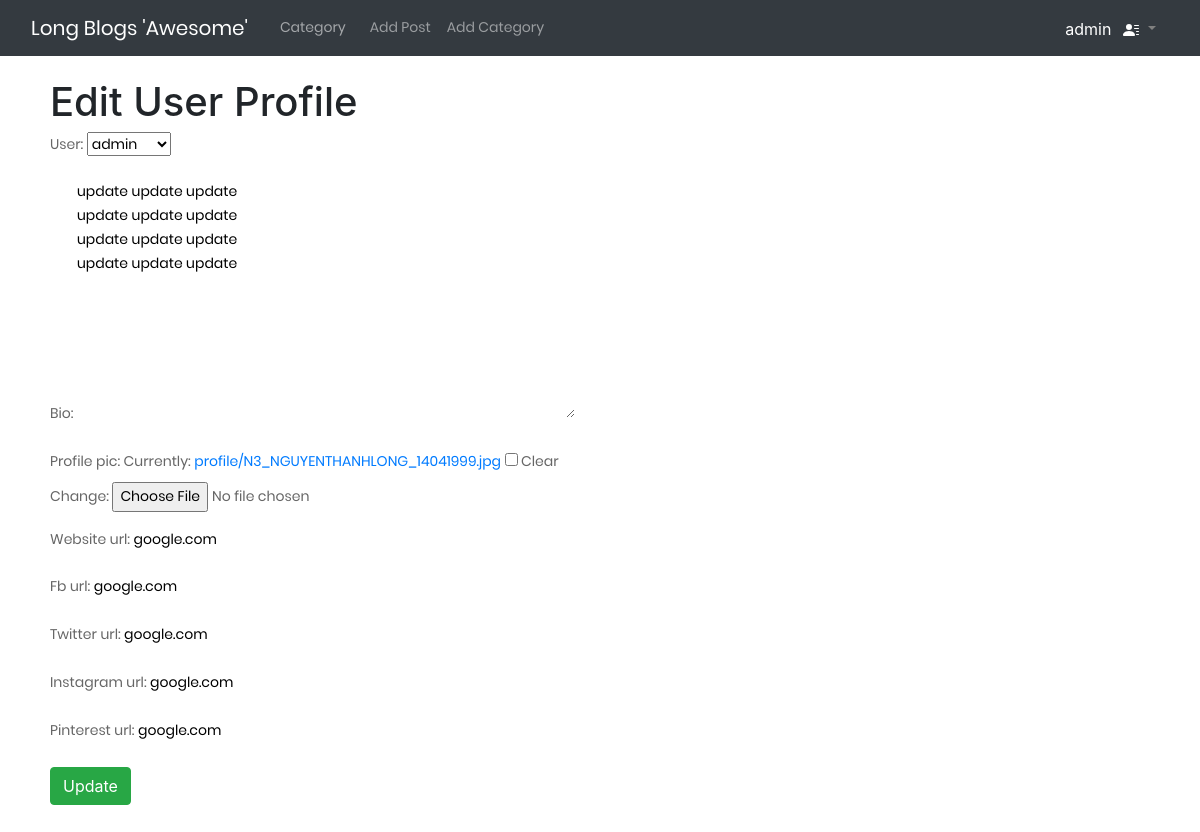
The page /members/2/edit_profile_page/profile/ (signed in) on the database its author committed.
### theblog/models.py (models this page shows, shortened)
class Profile(models.Model):
    user = OneToOneField(User, on_delete=models.CASCADE)
    bio = models.TextField(default='bio of user')
    profile_pic = models.ImageField(null=True, blank=True, upload_to="profile/")
    website_url = models.CharField(max_length=255, null=True, blank=True)
    fb_url = models.CharField(max_length=255, null=True, blank=True)
    twitter_url = models.CharField(max_length=255, null=True, blank=True)
    instagram_url = models.CharField(max_length=255, null=True, blank=True)
    pinterest_url = models.CharField(max_length=255, null=True, blank=True)

### members/views.py (the view)
# urls.py: path('<int:pk>/edit_profile_page/profile/', views.EditProfilePageView.as_view(), name='edit_profile_page'),
class EditProfilePageView(UpdateView):
    model = Profile
    template_name = 'registration/edit_user_profile.html'
    fields = '__all__'
    success_url = reverse_lazy('home')
    def get_object(self):
        return self.request.user.profile

### members/templates/registration/edit_user_profile.html (shortened to what this page needs)
{% extends 'theblog/base.html' %}
{% load static %}
{% block content %}
    <h1>Edit User Profile</h1>
    {% if profile %}
        <div class="form-group">
            <form action="" method="POST">
                {{ form.as_p}}
                <button class="btn btn-success">Update</button>
            </form>
        </div>
    {% endif %}
    <br><br/>
{% endblock content %}

### theblog/templates/theblog/base.html (shortened to what this page needs)
<!doctype html>
<html lang="en">
  <head>
    {% load static %}
    <link href="https://cdn.jsdelivr.net/npm/bootstrap@5.0.1/dist/css/bootstrap.min.css" rel="stylesheet">
    <link rel="stylesheet" href="https://maxcdn.bootstrapcdn.com/bootstrap/4.0.0/css/bootstrap.min.css">
    <link rel="stylesheet" href="https://cdnjs.cloudflare.com/ajax/libs/MaterialDesign-Webfont/3.6.95/css/materialdesignicons.css">
    <link rel="stylesheet" href="{% static 'theblog/css/user_profile.css' %}" type="text/css">
    <link rel="stylesheet" href="{% static 'theblog/css/main.css' %}" type="text/css">
    <link rel="stylesheet" href="{% static 'theblog/css/util.css' %}" type="text/css">
	  <link rel="stylesheet" type="text/css" href="{% static 'theblog/vendor/bootstrap/css/bootstrap.min.css' %}">
    <link rel="stylesheet" type="text/css" href="{% static 'theblog/fonts/font-awesome-4.7.0/css/font-awesome.min.css' %}">
    <link rel="stylesheet" type="text/css" href="{% static 'theblog/fonts/iconic/css/material-design-iconic-font.min.css' %}">
    <link rel="stylesheet" type="text/css" href="{% static 'theblog/vendor/animate/animate.css' %}">
    <link rel="stylesheet" type="text/css" href="{% static 'theblog/vendor/css-hamburgers/hamburgers.min.css' %}">
    <link rel="stylesheet" type="text/css" href="{% static 'theblog/vendor/animsition/css/animsition.min.css' %}">
    <link rel="stylesheet" type="text/css" href="{% static 'theblog/vendor/select2/select2.min.css' %}">
    <link rel="stylesheet" type="text/css" href="{% static 'theblog/vendor/daterangepicker/daterangepicker.css' %}">
  </head>
  <body class="body">
    <nav class="navbar navbar-expand-lg navbar-dark bg-dark">
        <div class="container-fluid">
          <a class="navbar-brand" href="{% url 'home' %}">Long Blogs 'Awesome'</a>
          {% if categories %}
            <div class="btn-group">
              <button type="button" class="btn dropdown-toggle dropdown-toggle-split" data-bs-toggle="dropdown" aria-expanded="false" style="color: rgba(255,255,255,.55);">Category</button>
                <span class="visually-hidden">Toggle Dropdown</span>
              </button>
              <ul class="dropdown-menu">
                {% for post in categories %}
                  <li><a class="dropdown-item" href="{% url 'category' post.name|slugify %}">{{post}}</a></li>
                {% endfor %}
              </ul>
            </div>
          {% else %}
            <a class="nav-link" href="{% url 'category-list' %}" style="color: rgba(255,255,255,.55);">Category</a>
          {% endif %}
          <div class="collapse navbar-collapse" id="navbarSupportedContent">
            <ul class="navbar-nav me-auto mb-2 mb-lg-0">
              {% if user.is_authenticated %}
                <li class="nav-item">
                  <a class="nav-link" href="{% url 'add-post' %}">Add Post</a>
                </li>
                <li class="nav-item">
                  <a class="nav-link" href="{% url 'add-category' %}">Add Category</a>
                </li>
              {% endif %}
            </ul>
            {% if user.is_authenticated %}
              <div class="btn-group">
                <div class="username" style="color: white; margin-top: 8px;">{{user.username}}</div>
                <button type="button" class="btn dropdown-toggle dropdown-toggle-split" data-bs-toggle="dropdown" aria-expanded="false" style="color: gray;">
                </button>
              </div>
            {% endif %}
          </div>
        </div>
      </nav>
    <br/>
    <div class="main">
      {% block content %}
    {% endblock content %}
    </div>
  </body>
</html>

### static/theblog/css/user_profile.css (style rules this page uses)
body { background-color: #f9f9fa }

### static/theblog/css/main.css (style rules this page uses)
* { margin: 0px; padding: 0px; box-sizing: border-box; }
body, html { height: 100%; font-family: Poppins-Regular, sans-serif; }
a { font-family: Poppins-Regular; font-size: 14px; line-height: 1.7; color: #666666; margin: 0px; transition: all 0.4s; -webkit-transition: all 0.4s; -o-transition: all 0.4s; -moz-transition: all 0.4s; }
h1,h2,h3,h4,h5,h6 { margin: 0px; }
p { font-family: Poppins-Regular; font-size: 14px; line-height: 1.7; color: #666666; margin: 0px; }
ul, li { margin: 0px; list-style-type: none; }
input { outline: none; border: none; }
textarea { outline: none; border: none; }
button { outline: none !important; border: none; background: transparent; }

### rows shown on the page
Profile: user "admin", bio "update update update update update update update update update update update update", website_url "google.com", fb_url "google.com", twitter_url "google.com", instagram_url "google.com", pinterest_url "google.com"

### other values the page prints
{{ user.username }} "admin"
